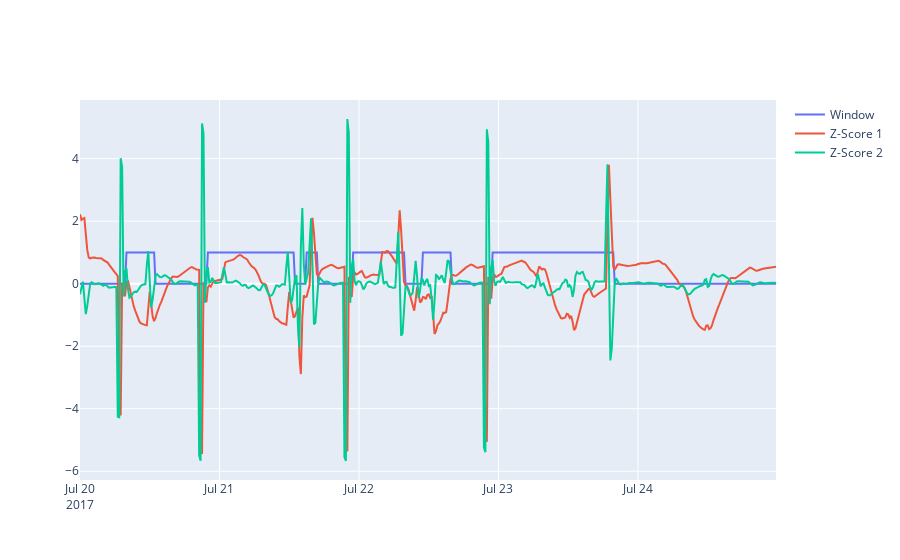
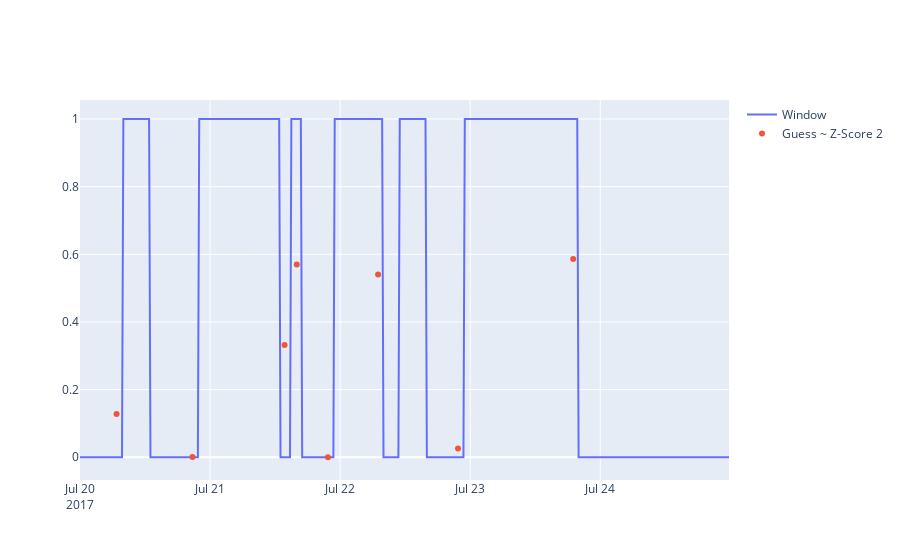

Write notebook code for charts like these, in order.
### Code cell
fig1 = w1.plot_zscore()
fig1.show()
fig2 = w1.plot_guesses(timedelta=30)
fig2.show()

### Figure 1 — Plotly figure (JSON) as saved in the notebook; plotly's stock layout.template omitted (floating-point values rounded to 4 significant figures; data arrays with more than 128 entries replaced by an {"elided": "..."} marker saying what was removed)
{"data": [{"mode": "lines", "name": "Window", "type": "scatter", "x": {"elided": "480 str values"}, "y": {"elided": "480 int values"}}, {"mode": "lines", "name": "Z-Score 1", "type": "scatter", "x": {"elided": "480 str values"}, "y": {"elided": "480 float values"}}, {"mode": "lines", "name": "Z-Score 2", "type": "scatter", "x": {"elided": "480 str values"}, "y": {"elided": "480 float values"}}], "layout": {}}

### Figure 2 — Plotly figure (JSON) as saved in the notebook; plotly's stock layout.template omitted (floating-point values rounded to 4 significant figures; data arrays with more than 128 entries replaced by an {"elided": "..."} marker saying what was removed)
{"data": [{"mode": "lines", "name": "Window", "type": "scatter", "x": {"elided": "480 str values"}, "y": {"elided": "480 int values"}}, {"mode": "markers", "name": "Guess ~ Z-Score 2", "type": "scatter", "x": ["2017-07-20T06:45:00", "2017-07-20T20:45:00", "2017-07-21T13:45:00", "2017-07-21T16:00:00", "2017-07-21T21:45:00", "2017-07-22T07:00:00", "2017-07-22T21:45:00", "2017-07-23T19:00:00"], "y": [0.1277, 0.0009723, 0.3319, 0.57, 0, 0.5403, 0.02574, 0.5858]}], "layout": {}}
